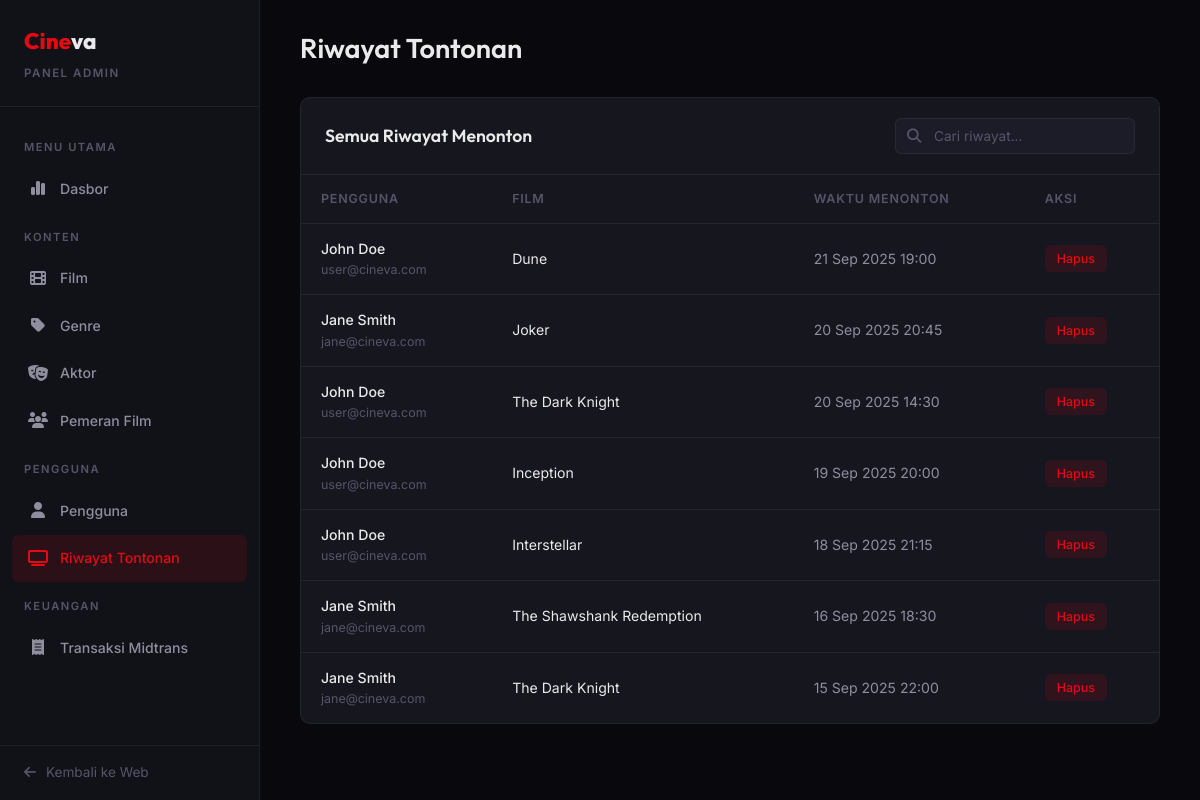
The page /admin/watch-history.php (signed in) on the database its author committed.
### tables this page shows
CREATE TABLE watch_history (
    id INT AUTO_INCREMENT PRIMARY KEY,
    user_id INT NOT NULL,
    movie_id INT NOT NULL,
    progress INT DEFAULT 0,
    watched_at DATETIME DEFAULT CURRENT_TIMESTAMP,
    FOREIGN KEY (user_id) REFERENCES users(id) ON DELETE CASCADE,
    FOREIGN KEY (movie_id) REFERENCES movies(id) ON DELETE CASCADE
);

CREATE TABLE users (
    id INT AUTO_INCREMENT PRIMARY KEY,
    name VARCHAR(255) NOT NULL,
    email VARCHAR(255) NOT NULL UNIQUE,
    password VARCHAR(255) NOT NULL,
    role VARCHAR(20) DEFAULT 'user',
    created_at TIMESTAMP DEFAULT CURRENT_TIMESTAMP
);

CREATE TABLE movies (
    id INT AUTO_INCREMENT PRIMARY KEY,
    genre_id INT NOT NULL,
    title VARCHAR(255) NOT NULL,
    description TEXT,
    poster_url VARCHAR(500) DEFAULT '',
    year INT,
    rating DECIMAL(3,1) DEFAULT 0,
    duration INT DEFAULT 0,
    trailer_url VARCHAR(500) DEFAULT '',
    is_featured TINYINT(1) DEFAULT 0,
    created_at TIMESTAMP DEFAULT CURRENT_TIMESTAMP,
    FOREIGN KEY (genre_id) REFERENCES genres(id) ON DELETE CASCADE
);

### admin/watch-history.php (the view, shortened to what this page needs)
<?php
include __DIR__ . '/includes/admin-header.php';
include __DIR__ . '/includes/sidebar.php';
$history = $conn->query("
    SELECT wh.*, u.name as user_name, u.email, m.title as movie_title
    FROM watch_history wh
    JOIN users u ON wh.user_id = u.id
    JOIN movies m ON wh.movie_id = m.id
    ORDER BY wh.watched_at DESC
");
?>
<main class="admin-main">
    <div class="admin-topbar">
        <h1>Riwayat Tontonan</h1>
    </div>
    <div class="admin-card">
        <div class="admin-card-header">
            <h3 class="admin-card-title">Semua Riwayat Menonton</h3>
            <div class="admin-search">
                <span class="admin-search-icon"><i class="fa-solid fa-search"></i></span>
                <input type="text" placeholder="Cari riwayat...">
            </div>
        </div>
        <table class="data-table">
            <thead>
                <tr><th>Pengguna</th><th>Film</th><th>Waktu Menonton</th><th>Aksi</th></tr>
            </thead>
            <tbody>
                <?php while ($h = $history->fetch_assoc()): ?>
                <tr>
                    <td>
                        <div>
                            <div style="color:var(--text-primary); font-weight:500;"><?= htmlspecialchars($h['user_name']) ?></div>
                            <div style="font-size:0.78rem; color:var(--text-dim);"><?= htmlspecialchars($h['email']) ?></div>
                        </div>
                    </td>
                    <td style="color:var(--text-primary);"><?= htmlspecialchars($h['movie_title']) ?></td>
                    <td><?= date('d M Y H:i', strtotime($h['watched_at'])) ?></td>
                    <td>
                        <button class="table-btn delete btn-delete-trigger" data-id="<?= $h['id'] ?>" data-name="riwayat ini">Hapus</button>
                    </td>
                </tr>
                <?php endwhile; ?>
            </tbody>
        </table>
    </div>
</main>
</div>
</body>
</html>

### assets/css/style.css (style rules this page uses)
:root { --bg-primary: #08080d; --bg-secondary: #111118; --bg-card: #16161f; --bg-elevated: #1c1c28; --bg-glass: rgba(17, 17, 24, 0.85); --accent: #e50914; --accent-hover: #b80710; --accent-soft: rgba(229, 9, 20, 0.12); --gold: #f5c518; --gold-soft: rgba(245, 197, 24, 0.15); --green: #2dd4a8; --text-primary: #eaeaea; --text-secondary: #8e8e9f; --text-dim: #55556a; --border: rgba(255, 255, 255, 0.06); --border-light: rgba(255, 255, 255, 0.1); --shadow-sm: 0 2px 8px rgba(0, 0, 0, 0.3); --shadow-md: 0 8px 24px rgba(0, 0, 0, 0.4); --shadow-lg: 0 16px 48px rgba(0, 0, 0, 0.5); --radius-sm: 6px; --radius-md: 10px; --radius-lg: 16px; --radius-xl: 24px; --transition: 0.3s cubic-bezier(0.25, 0.46, 0.45, 0.94); --container: 1400px; --nav-height: 68px; }
*, *::before, *::after { margin: 0; padding: 0; box-sizing: border-box; }
html { scroll-behavior: smooth; -webkit-font-smoothing: antialiased; }
body { font-family: 'Inter', sans-serif; background: var(--bg-primary); color: var(--text-primary); line-height: 1.6; overflow-x: hidden; min-height: 100vh; }
h1, h2, h3, h4, h5, h6 { font-family: 'Outfit', sans-serif; font-weight: 600; line-height: 1.2; }

### assets/css/admin.css (style rules this page uses)
.admin-main { flex: 1; margin-left: 260px; padding: 32px 40px; }
.admin-topbar { display: flex; align-items: center; justify-content: space-between; margin-bottom: 32px; }
.admin-topbar h1 { font-size: 1.7rem; }
.admin-card { background: var(--bg-card); border: 1px solid var(--border); border-radius: var(--radius-md); overflow: hidden; }
.admin-card-header { display: flex; align-items: center; justify-content: space-between; padding: 20px 24px; border-bottom: 1px solid var(--border); flex-wrap: wrap; gap: 12px; }
.admin-card-title { font-size: 1.1rem; font-weight: 600; }
.admin-search { position: relative; }
.admin-search input { padding: 9px 14px 9px 38px; background: var(--bg-elevated); border: 1px solid var(--border); border-radius: var(--radius-sm); color: var(--text-primary); font-family: 'Inter', sans-serif; font-size: 0.85rem; outline: none; width: 240px; transition: border-color var(--transition); }
.admin-search input::placeholder { color: var(--text-dim); }
.admin-search-icon { position: absolute; left: 12px; top: 50%; transform: translateY(-50%); color: var(--text-dim); font-size: 0.9rem; }
.data-table { width: 100%; border-collapse: collapse; }
.data-table thead th { padding: 14px 20px; text-align: left; font-size: 0.78rem; font-weight: 600; text-transform: uppercase; letter-spacing: 0.8px; color: var(--text-dim); border-bottom: 1px solid var(--border); white-space: nowrap; }
.data-table tbody td { padding: 14px 20px; font-size: 0.88rem; border-bottom: 1px solid var(--border); color: var(--text-secondary); vertical-align: middle; }
.data-table tbody tr:last-child td { border-bottom: none; }
.table-btn { padding: 6px 12px; border-radius: var(--radius-sm); font-size: 0.78rem; font-weight: 500; font-family: 'Inter', sans-serif; border: none; cursor: pointer; transition: all var(--transition); }
.table-btn.delete { background: var(--accent-soft); color: var(--accent); }

### rows shown on the page
watch_history: user.name "John Doe", user.email "user@cineva.com", movie.title "Dune", watched_at "21 Sep 2025 19:00"
watch_history: user.name "Jane Smith", user.email "jane@cineva.com", movie.title "Joker", watched_at "20 Sep 2025 20:45"
watch_history: user.name "John Doe", user.email "user@cineva.com", movie.title "The Dark Knight", watched_at "20 Sep 2025 14:30"
watch_history: user.name "John Doe", user.email "user@cineva.com", movie.title "Inception", watched_at "19 Sep 2025 20:00"
watch_history: user.name "John Doe", user.email "user@cineva.com", movie.title "Interstellar", watched_at "18 Sep 2025 21:15"
watch_history: user.name "Jane Smith", user.email "jane@cineva.com", movie.title "The Shawshank Redemption", watched_at "16 Sep 2025 18:30"
watch_history: user.name "Jane Smith", user.email "jane@cineva.com", movie.title "The Dark Knight", watched_at "15 Sep 2025 22:00"
